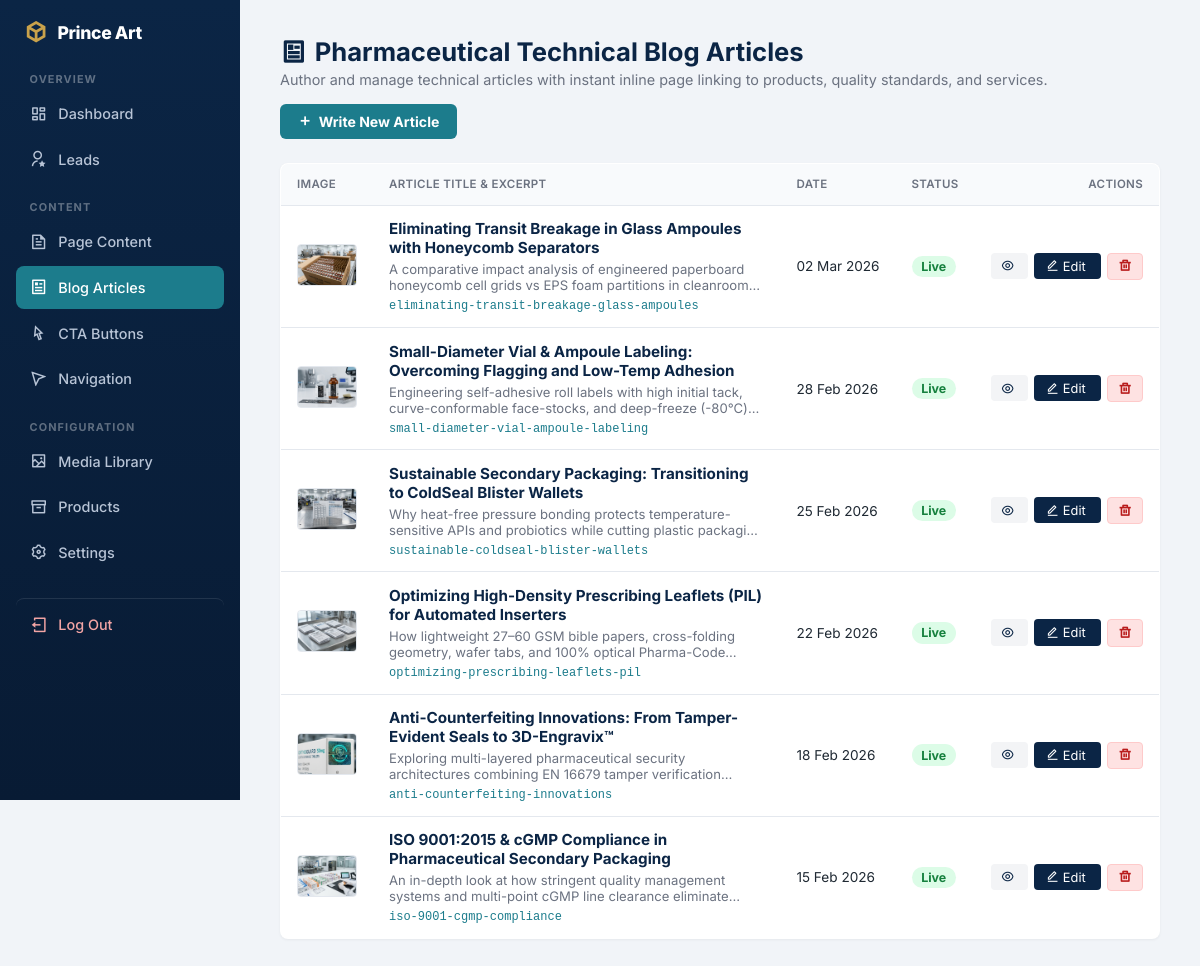
Screenshot of /admin/blog.php (signed in) with the database file from the repository.
### tables this page shows
CREATE TABLE `blog_posts` (
  `id` int(11) NOT NULL AUTO_INCREMENT,
  `title` varchar(200) NOT NULL,
  `slug` varchar(200) NOT NULL,
  `excerpt` varchar(300) DEFAULT NULL,
  `content` text DEFAULT NULL,
  `image_path` varchar(255) DEFAULT NULL,
  `meta_title` varchar(160) DEFAULT NULL,
  `meta_description` varchar(300) DEFAULT NULL,
  `is_published` tinyint(1) DEFAULT 0,
  `published_at` timestamp NULL DEFAULT NULL,
  `created_at` timestamp NOT NULL DEFAULT current_timestamp(),
  PRIMARY KEY (`id`),
  UNIQUE KEY `slug` (`slug`),
  KEY `idx_posts_pub_date` (`is_published`,`published_at`)
);

### includes/functions.php (called while the page is built, shortened)
<?php
function clean_mojibake(?string $str): string {
    static $mojibakeMap = [
        "\xce\x93\xc3\x87\xc3\xb3" => '•',
        "\xce\x93\xc3\x87\xc3\xb4" => '–',
        "\xce\x93\xc3\x87\xc3\xb6" => '—',
        "\xce\x93\xc3\xa4\xc3\xb3" => '™',
        "\xce\x93\xc3\x87\xc3\x96" => '’',
        "\xce\x93\xc3\x87\xc2\xa3" => '“',
        "\xce\x93\xc3\x87\xc2\xa5" => '”',
        "\xc2\xba\xc2\xb0"         => '°',
        'ΓÇó' => '•',
        'ΓÇô' => '–',
        'ΓÇö' => '—',
        'Γäó' => '™',
        'ΓÇÖ' => '’',
        'ΓÇ£' => '“',
        'ΓÇ¥' => '”',
        '┬░'  => '°',
        'гÇó' => '•',
        'гÇô' => '–',
        'гÇö' => '—',
        'гäó' => '™',
        'гÇÖ' => '’',
    ];
    return str_replace(array_keys($mojibakeMap), array_values($mojibakeMap), $str);
}
function h(?string $value): string {
    return htmlspecialchars(clean_mojibake($value), ENT_QUOTES, 'UTF-8');
}

### admin/blog.php (the view, shortened to what this page needs)
<?php
require __DIR__ . '/includes/layout_top.php';
$pdo = get_db();
$action = $_GET['action'] ?? 'list';
$post = null;
$posts = $pdo->query("SELECT * FROM blog_posts ORDER BY published_at DESC")->fetchAll();
?>
<div style="display:flex; justify-content:space-between; align-items:center; flex-wrap:wrap; gap:1rem; margin-bottom:1.5rem;">
  <div>
    <h1 style="margin:0 0 0.25rem 0;"><i class="ri-article-line"></i> Pharmaceutical Technical Blog Articles</h1>
    <p style="margin:0; color:var(--muted); font-size:0.9rem;">
      Author and manage technical articles with instant inline page linking to products, quality standards, and services.
    </p>
  </div>
  <div>
    <?php if ($action === 'list'): ?>
      <a href="blog.php?action=create" class="btn" style="background:var(--teal); color:#fff; font-weight:700; font-size:0.88rem; padding:0.55rem 1.1rem; border-radius:6px; display:inline-flex; align-items:center; gap:0.4rem; text-decoration:none;">
        <i class="ri-add-line"></i> Write New Article
      </a>
    <?php else: ?>
      <a href="blog.php" class="btn" style="background:#fff; color:var(--text); border:1px solid var(--border); font-size:0.85rem; padding:0.5rem 0.9rem; border-radius:6px; text-decoration:none;">
        <i class="ri-arrow-left-line"></i> Back to Article List
      </a>
    <?php endif; ?>
  </div>
</div>
<?php if ($action === 'create' || $action === 'edit'): ?>
  <!-- ====================================================================
       ARTICLE EDITOR FORM
  ===================================================================== -->
  <div class="panel" style="background:#ffffff; border-radius:10px; border:1px solid var(--border); padding:1.75rem; margin-bottom:2rem;">
    <div style="display:flex; align-items:center; justify-content:space-between; margin-bottom:1.5rem; border-bottom:1px solid var(--border); padding-bottom:1rem;">
      <h2 style="margin:0; font-size:1.3rem; color:var(--navy);">
        <?= $action === 'create' ? '<i class="ri-edit-line"></i> Write New Article' : '<i class="ri-edit-2-line"></i> Edit Article: ' . h($post['title']) ?>
      </h2>
      <?php if ($post && !empty($post['slug'])): ?>
        <a href="../public_site/blog-post.php?slug=<?= urlencode($post['slug']) ?>" target="_blank" style="font-size:0.85rem; color:var(--teal); font-weight:600; text-decoration:none; display:inline-flex; align-items:center; gap:0.3rem;">
          <i class="ri-external-link-line"></i> View on Live Site
        </a>
      <?php endif; ?>
    </div>
    <form method="post" class="content-form">
      <input type="hidden" name="csrf_token"  value="<?= h(csrf_token()) ?>">
      <input type="hidden" name="post_action" value="save">
      <input type="hidden" name="post_id"     value="<?= (int)($post['id'] ?? 0) ?>">
      <div style="display:grid; grid-template-columns:2fr 1fr; gap:1.25rem; margin-bottom:1.25rem;">
        <label>Article Title <span style="color:#ef4444;">*</span>
          <input type="text" name="title" value="<?= h($post['title'] ?? '') ?>" required placeholder="e.g. ISO 9001:2015 & cGMP Compliance in Pharmaceutical Secondary Packaging" style="font-size:1.05rem; font-weight:600;">
        </label>
        <label>URL Slug
          <input type="text" name="slug" value="<?= h($post['slug'] ?? '') ?>" placeholder="leave blank to generate from title">
        </label>
      </div>
      <div style="display:grid; grid-template-columns:1fr 1fr 1fr; gap:1.25rem; margin-bottom:1.25rem;">
        <label>Featured Image Path
          <input type="text" name="image_path" value="<?= h($post['image_path'] ?? 'assets/images/engravix.jpg') ?>" placeholder="assets/images/engravix.jpg">
        </label>
        <label>Publish Date
          <input type="text" name="published_at" value="<?= h($post['published_at'] ?? date('Y-m-d H:i:s')) ?>">
        </label>
        <div style="display:flex; align-items:center; padding-top:1.5rem;">
          <label style="display:inline-flex; align-items:center; gap:0.5rem; font-size:0.92rem; font-weight:700; cursor:pointer;">
            <input type="checkbox" name="is_published" <?= (!isset($post['is_published']) || $post['is_published']) ? 'checked' : '' ?>>
            Published &amp; Live on Website
          </label>
        </div>
      </div>
      <div style="margin-bottom:1.25rem;">
        <label>Lead Excerpt / Summary <span style="color:var(--muted); font-weight:400;">(Shown on blog catalog cards &amp; article lead box)</span>
          <textarea name="excerpt" rows="3" placeholder="Brief technical summary of the article..."><?= h($post['excerpt'] ?? '') ?></textarea>
        </label>
      </div>
      <div style="margin-bottom:1.5rem;">
        <div style="display:flex; align-items:center; justify-content:space-between; margin-bottom:0.4rem;">
          <label style="margin-bottom:0; font-weight:700;">
            Full Article Content <span style="color:var(--muted); font-weight:400;">(HTML supported — use link tool to connect words to other pages)</span>
          </label>
        </div>
        <div class="editor-toolbar" style="background:#f1f5f9; border:1px solid var(--border); border-bottom:none; border-radius:8px 8px 0 0; padding:0.5rem 0.75rem; display:flex; gap:0.5rem; align-items:center; flex-wrap:wrap;">
          <button type="button" class="toolbar-btn" onclick="openLinkModal('blogContentTextarea')" style="background:#ffffff; border:1px solid #cbd5e1; padding:0.35rem 0.75rem; border-radius:5px; font-size:0.82rem; font-weight:700; color:var(--navy); cursor:pointer; display:inline-flex; align-items:center; gap:0.35rem;">
            <i class="ri-link text-teal" style="font-size:1rem;"></i> <strong>Add Page Link to Text</strong>
          </button>
          <button type="button" class="toolbar-btn" onclick="formatSelection('blogContentTextarea', 'strong')" style="background:#ffffff; border:1px solid #cbd5e1; padding:0.35rem 0.6rem; border-radius:5px; font-size:0.82rem; font-weight:700; color:#334155; cursor:pointer;">
            <i class="ri-bold"></i> Bold
          </button>
          <button type="button" class="toolbar-btn" onclick="formatSelection('blogContentTextarea', 'em')" style="background:#ffffff; border:1px solid #cbd5e1; padding:0.35rem 0.6rem; border-radius:5px; font-size:0.82rem; font-style:italic; font-weight:600; color:#334155; cursor:pointer;">
            <i class="ri-italic"></i> Italic
          </button>
          <button type="button" class="toolbar-btn" onclick="formatSelection('blogContentTextarea', 'h3')" style="background:#ffffff; border:1px solid #cbd5e1; padding:0.35rem 0.6rem; border-radius:5px; font-size:0.82rem; font-weight:700; color:#334155; cursor:pointer;">
            <i class="ri-heading"></i> Subheading (H3)
          </button>
          <span style="font-size:0.75rem; color:var(--muted); margin-left:auto;">
            <i class="ri-information-line"></i> Select text in the box and click <strong>"Add Page Link to Text"</strong> to link it anywhere.
          </span>
        </div>
        <textarea name="content" id="blogContentTextarea" rows="18" style="border-radius:0 0 8px 8px; font-family:monospace; font-size:0.92rem; line-height:1.6;"><?= h($post['content'] ?? '') ?></textarea>
      </div>
      <div style="display:flex; align-items:center; justify-content:space-between; flex-wrap:wrap; gap:1rem; border-top:1px solid var(--border); padding-top:1.25rem;">
        <a href="blog.php" style="color:var(--muted); text-decoration:none; font-size:0.9rem;">Cancel</a>
        <button type="submit" style="background:var(--teal); color:#ffffff; font-size:0.95rem; font-weight:700; padding:0.65rem 1.5rem; border-radius:6px; cursor:pointer;">
          <i class="ri-save-line"></i> <?= $action === 'create' ? 'Publish Article' : 'Save Changes' ?>
        </button>
      </div>
    </form>
  </div>
<?php else: ?>
  <table class="data-table" style="background:#fff; border-radius:8px; overflow:hidden; box-shadow:0 1px 3px rgba(0,0,0,0.05);">
    <thead>
      <tr>
        <th style="width:70px;">Image</th>
        <th>Article Title &amp; Excerpt</th>
        <th>Date</th>
        <th>Status</th>
        <th style="text-align:right;">Actions</th>
      </tr>
    </thead>
    <tbody>
      <?php foreach ($posts as $p): ?>
        <tr>
          <td>
            <img src="../public_site/<?= h($p['image_path']) ?>" alt="" style="width:60px; height:42px; object-fit:cover; border-radius:4px; border:1px solid var(--border);">
          </td>
          <td>
            <strong style="font-size:0.95rem; color:var(--navy); display:block; margin-bottom:0.25rem;"><?= h($p['title']) ?></strong>
            <span style="font-size:0.82rem; color:var(--muted); display:-webkit-box; -webkit-line-clamp:2; -webkit-box-orient:vertical; overflow:hidden;"><?= h($p['excerpt']) ?></span>
            <span style="font-size:0.75rem; color:var(--teal); margin-top:0.25rem; display:inline-block;"><code><?= h($p['slug']) ?></code></span>
          </td>
          <td style="white-space:nowrap; font-size:0.85rem;">
            <?= h(date('d M Y', strtotime($p['published_at']))) ?>
          </td>
          <td>
            <?php if ($p['is_published']): ?>
              <span style="display:inline-block; background:#dcfce7; color:#15803d; padding:0.2rem 0.6rem; border-radius:20px; font-size:0.78rem; font-weight:700;">Live</span>
            <?php else: ?>
              <span style="display:inline-block; background:#f3f4f6; color:#6b7280; padding:0.2rem 0.6rem; border-radius:20px; font-size:0.78rem; font-weight:700;">Draft</span>
            <?php endif; ?>
          </td>
          <td style="text-align:right; white-space:nowrap;">
            <a href="../public_site/blog-post.php?slug=<?= urlencode($p['slug']) ?>" target="_blank" class="btn" style="background:#f3f4f6; color:var(--navy); font-size:0.8rem; padding:0.35rem 0.65rem; border-radius:4px; text-decoration:none; margin-right:0.35rem;">
              <i class="ri-eye-line"></i>
            </a>
            <a href="blog.php?action=edit&id=<?= (int)$p['id'] ?>" class="btn" style="background:var(--navy); color:#fff; font-size:0.8rem; padding:0.35rem 0.75rem; border-radius:4px; text-decoration:none; margin-right:0.35rem;">
              <i class="ri-edit-line"></i> Edit
            </a>
            <form method="post" onsubmit="return confirm('Delete article \'<?= addslashes(h($p['title'])) ?>\' permanently?');" style="display:inline;">
              <button type="submit" style="background:#fee2e2; color:#b91c1c; border:1px solid #fecaca; font-size:0.8rem; padding:0.35rem 0.65rem; border-radius:4px; cursor:pointer;">
                <i class="ri-delete-bin-line"></i>
              </button>
            </form>
          </td>
        </tr>
      <?php endforeach; ?>
    </tbody>
  </table>
<?php endif; ?>
<?php require __DIR__ . '/includes/layout_bottom.php'; ?>

### admin/assets/style.css (style rules this page uses)
:root { --navy: #0B2545; --navy-light: #12305C; --teal: #1C7C8C; --gold: #C9A24B; --bg: #F1F4F8; --text: #1F2933; --muted: #6b7280; --border: #E4E8EE; --radius: 10px; }
* { box-sizing: border-box; }
body { margin: 0; font-family: 'Inter', -apple-system, Segoe UI, Roboto, sans-serif; background: var(--bg); color: var(--text); -webkit-font-smoothing: antialiased; }
h1 { font-size: 1.6rem; font-weight: 700; color: var(--navy); margin: 0 0 0.3rem; display: flex; align-items: center; gap: 0.5rem; }
button, .content-form button, form button[type=submit] { background: var(--navy); color: #fff; border: none; padding: 0.75rem 1.4rem; border-radius: 8px; cursor: pointer; font-weight: 600; font-size: 0.9rem; display: inline-flex; align-items: center; gap: 0.4rem; transition: background 0.15s, transform 0.1s; }
.data-table { width: 100%; border-collapse: collapse; background: #fff; border-radius: var(--radius); overflow: hidden; border: 1px solid var(--border); }
.data-table th, .data-table td { padding: 0.85rem 1rem; text-align: left; border-bottom: 1px solid var(--border); font-size: 0.85rem; }
.data-table th { background: #F8FAFC; color: var(--muted); font-weight: 600; text-transform: uppercase; font-size: 0.72rem; letter-spacing: 0.03em; }
.data-table tbody tr:last-child td { border-bottom: none; }

### rows the page displays
blog_posts: image_path (picture), title "Eliminating Transit Breakage in Glass Ampoules with Honeycomb Separators", excerpt "A comparative impact analysis of engineered paperboard honeycomb cell grids vs EPS foam partitions in…", slug "eliminating-transit-breakage-glass-ampoules", published_at "02 Mar 2026", is_published "Live"
blog_posts: image_path (picture), title "Small-Diameter Vial & Ampoule Labeling: Overcoming Flagging and Low-Temp Adhesion", excerpt "Engineering self-adhesive roll labels with high initial tack, curve-conformable face-stocks, and deep-freeze…", slug "small-diameter-vial-ampoule-labeling", published_at "28 Feb 2026", is_published "Live"
blog_posts: image_path (picture), title "Sustainable Secondary Packaging: Transitioning to ColdSeal Blister Wallets", excerpt "Why heat-free pressure bonding protects temperature-sensitive APIs and probiotics while cutting plastic…", slug "sustainable-coldseal-blister-wallets", published_at "25 Feb 2026", is_published "Live"
blog_posts: image_path (picture), title "Optimizing High-Density Prescribing Leaflets (PIL) for Automated Inserters", excerpt "How lightweight 27–60 GSM bible papers, cross-folding geometry, wafer tabs, and 100% optical…", slug "optimizing-prescribing-leaflets-pil", published_at "22 Feb 2026", is_published "Live"
blog_posts: image_path (picture), title "Anti-Counterfeiting Innovations: From Tamper-Evident Seals to 3D-Engravix™", excerpt "Exploring multi-layered pharmaceutical security architectures combining EN 16679 tamper…", slug "anti-counterfeiting-innovations", published_at "18 Feb 2026", is_published "Live"
blog_posts: image_path (picture), title "ISO 9001:2015 & cGMP Compliance in Pharmaceutical Secondary Packaging", excerpt "An in-depth look at how stringent quality management systems and multi-point cGMP line clearance…", slug "iso-9001-cgmp-compliance", published_at "15 Feb 2026", is_published "Live"
